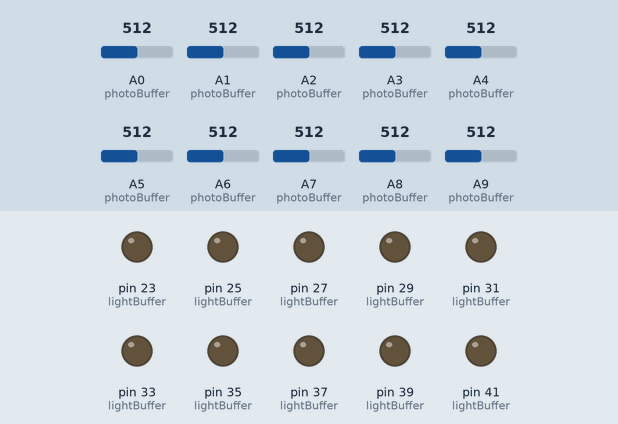
Simulated run of this sketch. Board: Arduino Mega 2560, built with avr-gcc and run on an emulated ATmega2560. Parts: output pins drawn as LEDs (lit = HIGH). The test bench sets the inputs (shaded band); at power-on: A0 (photoBuffer) = 512, A1 (photoBuffer) = 512, A2 (photoBuffer) = 512, A3 (photoBuffer) = 512, A4 (photoBuffer) = 512, A5 (photoBuffer) = 512, A6 (photoBuffer) = 512, A7 (photoBuffer) = 512, A8 (photoBuffer) = 512, A9 (photoBuffer) = 512. Pins used as bus, display or sensor lines are not drawn; what the sketch prints to the serial monitor is not drawn.

Above: at 12.4 s.
12.5 s: A0 (photoBuffer) set to 597
14.0 s: A0 (photoBuffer) set to 628
At 15.2 s:
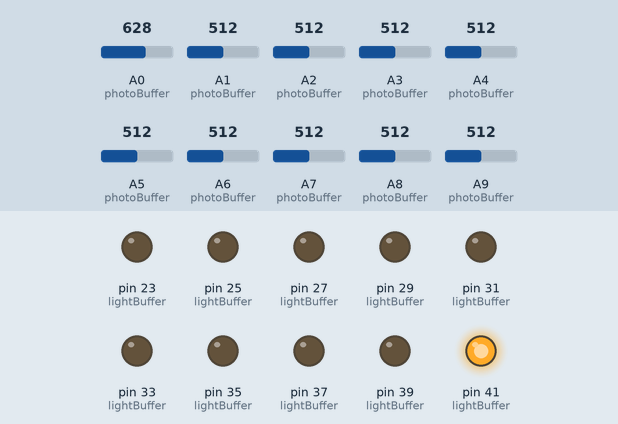
15.5 s: A1 (photoBuffer) set to 596
17.0 s: A1 (photoBuffer) set to 620
At 17.4 s:
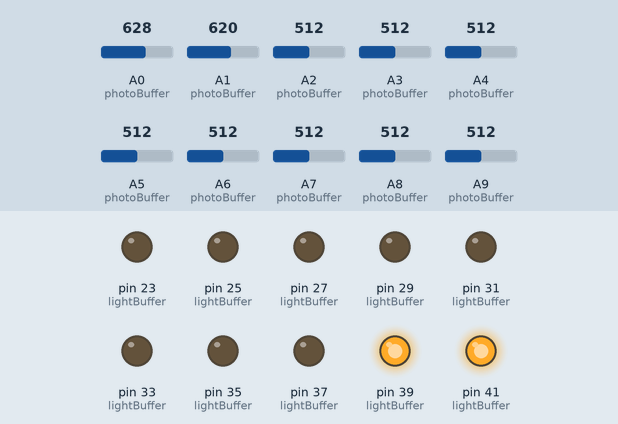
18.5 s: A2 (photoBuffer) set to 603
20.0 s: A2 (photoBuffer) set to 624
At 20.6 s:
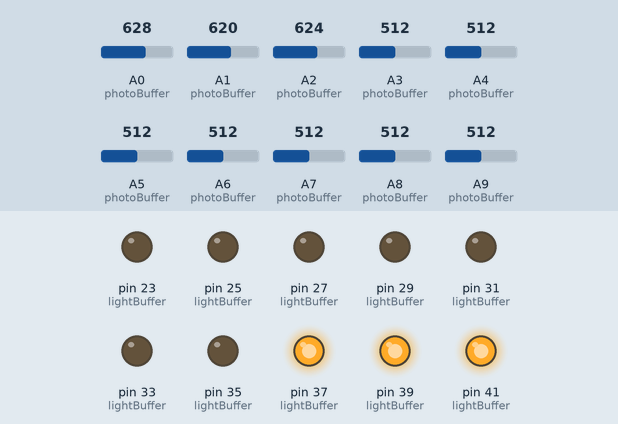
Timing chart, 0 to 22.5 s (numbered marks = the images above; inputs shaded):
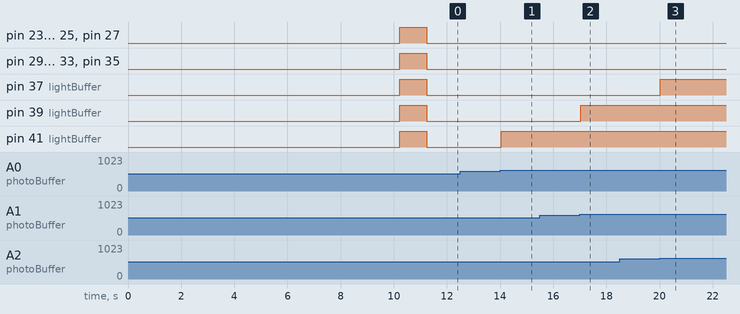

Measured:
- the behaviour switches between 612 and 613 on A0 (photoBuffer) (found by bisection; images 0 and 1)
- the behaviour switches between 612 and 613 on A1 (photoBuffer) (found by bisection; images 1 and 2)
- the behaviour switches between 612 and 613 on A2 (photoBuffer) (found by bisection; images 2 and 3)
- after the input at 14.0 s, pin 41 (lightBuffer): LOW → HIGH at once
- after the input at 17.0 s, pin 39 (lightBuffer): LOW → HIGH at once
- after the input at 20.0 s, pin 37 (lightBuffer): LOW → HIGH at once

The sketch:

laserharp.led.ino
```cpp
#include <SoftwareSerial.h>
// LED outputs
#define L1 41
#define L2 39
#define L3 37
#define L4 35
#define L5 33
#define L6 31
#define L7 29
#define L8 27
#define L9 25
#define L10 23
// Photoresistor inputs
const int HP1 = A0;
const int HP2 = A1;
const int HP3 = A2;
const int HP4 = A3;
const int HP5 = A4;
const int HP6 = A5;
const int HP7 = A6;
const int HP8 = A7;
const int HP9 = A8;
const int HP10 = A9;

// took from instructables
//music shield from sparkfun.com (music instrument shield)
SoftwareSerial mySerial(2, 3); // RX, TX

int sensorValue[10]; // Photoresistor values
int sensorHigh[10]; // Max photoresistor values

//controlla quali note dovrebbe suonare questo turno
boolean noteBuffer[10] = {false, false, false, false, false, false, false, false, false, false};  // checks which notes should play this round
//questo controlla se la nota sta suonando
boolean notes[10] = {false, false, false, false, false, false, false, false, false, false}; // this checks to see if a note is currently playing
const int lightBuffer[10] = {L1, L2, L3, L4, L5, L6, L7, L8, L9, L10 };
const int photoBuffer[10] = {HP1, HP2, HP3, HP4, HP5, HP6, HP7, HP8, HP9, HP10};
//inserisci il valore delle 10 note qui NON MODIFICARE QUESTO CON FUNZIONI
byte noteValue[10] = {60, 62, 64, 65, 67, 69, 71, 72, 74, 76}; // put the values of the 10 notes here DO NOT MODIFY THIS WITH FUNCTIONS
                    //48, 51, 53, 54, 55, 58  Blues Scale
int t;
// Il valore della nota MIDI che deve essere suonata
int note = 0; //The MIDI note value to be played
//Collegat al VS1053 Reset line
byte resetMIDI = 4; //Tied to VS1053 Reset line
byte ledPin = 13; //MIDI traffic inidicator
int loopCount=0;
int button=0;
int instrument = 1;


void setup() {
  Serial.begin(57600);

  //Setup soft serial for MIDI control
  mySerial.begin(31250);
  for(int i=0; i<10; i++){
    pinMode(lightBuffer[i],OUTPUT);
  }

  //Reset the VS1053
  pinMode(resetMIDI, OUTPUT);
  digitalWrite(resetMIDI, LOW);
  delay(100);
  digitalWrite(resetMIDI, HIGH);
  delay(100);
  //0xB0 è un messaggio canale, imposta il volume del canale verso il massimo (127)
  talkMIDI(0xB0, 0x07, 120); //0xB0 is channel message, set channel volume to near max (127)


  for(int i = HP1; i <= HP10; i++){
    pinMode(i,INPUT);
  }

  for(int i=0;i<10;i++){
    sensorHigh[i] = 0;
  }

  for(int i=0, j=HP1; i<10, j <= HP10; i++, j++){              //sostituite j = 1 e j<=9
     t=millis();
     do{
      sensorValue[i]=analogRead(j);
      if(sensorValue[i]>sensorHigh[i]){
         sensorHigh[i]=sensorValue[i];
      }
      Serial.println(sensorValue[i]);
     }while(millis()-t<=1000);
     Serial.println(sensorHigh[i]);
  }

  for(int i = 0; i<10; i++){
    noteBuffer[i] = true;
  }
  playNotes();


  for(int i = 0; i<10; i++){
    noteBuffer[i] = false;
  }

  delay(1000);
}

void loop() {

  talkMIDI(0xB0, 0, 0x79); //Bank select Melodic //Default bank GM1
  talkMIDI(0xC0, instrument, 0); //Set instrument number. 0xC0 is a 1 data byte command
  for(int i=0; i<10; i++){
    sensorValue[i] = analogRead(photoBuffer[i]);
    if(sensorValue[i]>sensorHigh[i]+100 ){
      noteBuffer[i] = true;
    }
  }
  playNotes();
  Serial.println(" A0: " + String(sensorValue[0])+" "+String(sensorHigh[0]) +" A1: " + String(sensorValue[1])+" "+String(sensorHigh[1])+ " A2: " + String(sensorValue[2])+" "+String(sensorHigh[2]) + " A3: " + String(sensorValue[3])+" "+String(sensorHigh[3]) + " A4: " + String(sensorValue[4])+" "+String(sensorHigh[4]) + " A5: " + String(sensorValue[5])+" "+String(sensorHigh[5]) + " A6: " + String(sensorValue[6])+" "+String(sensorHigh[6]) + " A7: " + String(sensorValue[7])+" "+String(sensorHigh[7]) + " A8: " + String(sensorValue[8])+" "+String(sensorHigh[8]) + " A9: " + String(sensorValue[9])+" "+String(sensorHigh[9]));
  delay(50);
}

// i = 0
// playMyNote(noteValue[0], 0);
// inside playMyNote: note = 60, boolValue = 0

void playMyNote(int i){
    // check to see if note is playing
    if(!notes[i]){
      //play note
      noteOn(0, noteValue[i], 126);
      // array reflects note playing
      notes[i] = true;
      }
  }
void stopMyNote(int i){
    if(notes[i]){
      noteOff(0, noteValue[i], 126);
      notes[i] = false;
      digitalWrite(lightBuffer[i], LOW);
      }
  }

void stopAllOtherNotes(byte note){
  for(int i = 0; i<10; i++){
    if(noteValue[i] != note){
      stopMyNote(i);

    }
  }
}

void playNotes(){
  // traverse buffer
  for(int i = 0; i<10; i++){
    if(noteBuffer[i]){
      playMyNote(i);
      digitalWrite(lightBuffer[i], HIGH);
    } else {
      digitalWrite(lightBuffer[i], LOW);
      stopMyNote(i);
    }
  }
   // clear buffer
  for(int i = 0; i<10; i++){
      noteBuffer[i] = false;

    }
  }


void noteOn(byte channel, byte note, byte attack_velocity) {
  talkMIDI( (0x90 | channel), note, attack_velocity);
}

//Send a MIDI note-off message.  Like releasing a piano key
void noteOff(byte channel, byte note, byte release_velocity) {
  talkMIDI( (0x80 | channel), note, release_velocity);
}

//suona la nota MIDI. Non controlla se cmd è più grande di 127, oppurese quei valori son inferiori di 127
//Plays a MIDI note. Doesn't check to see that cmd is greater than 127, or that data values are less than 127
void talkMIDI(byte cmd, byte data1, byte data2) {
  digitalWrite(ledPin, HIGH);
  mySerial.write(cmd);
  mySerial.write(data1);

  //Some commands only have one data byte. All cmds less than 0xBn have 2 data bytes
  //(sort of: http://253.ccarh.org/handout/midiprotocol/)
  if( (cmd & 0xF0) <= 0xB0)
    mySerial.write(data2);

  digitalWrite(ledPin, LOW);
 }
void turnNotesOff(){
  for(int i = 0; i < 200; i++){
    noteOff(0, i, 120);
  }
}
```
